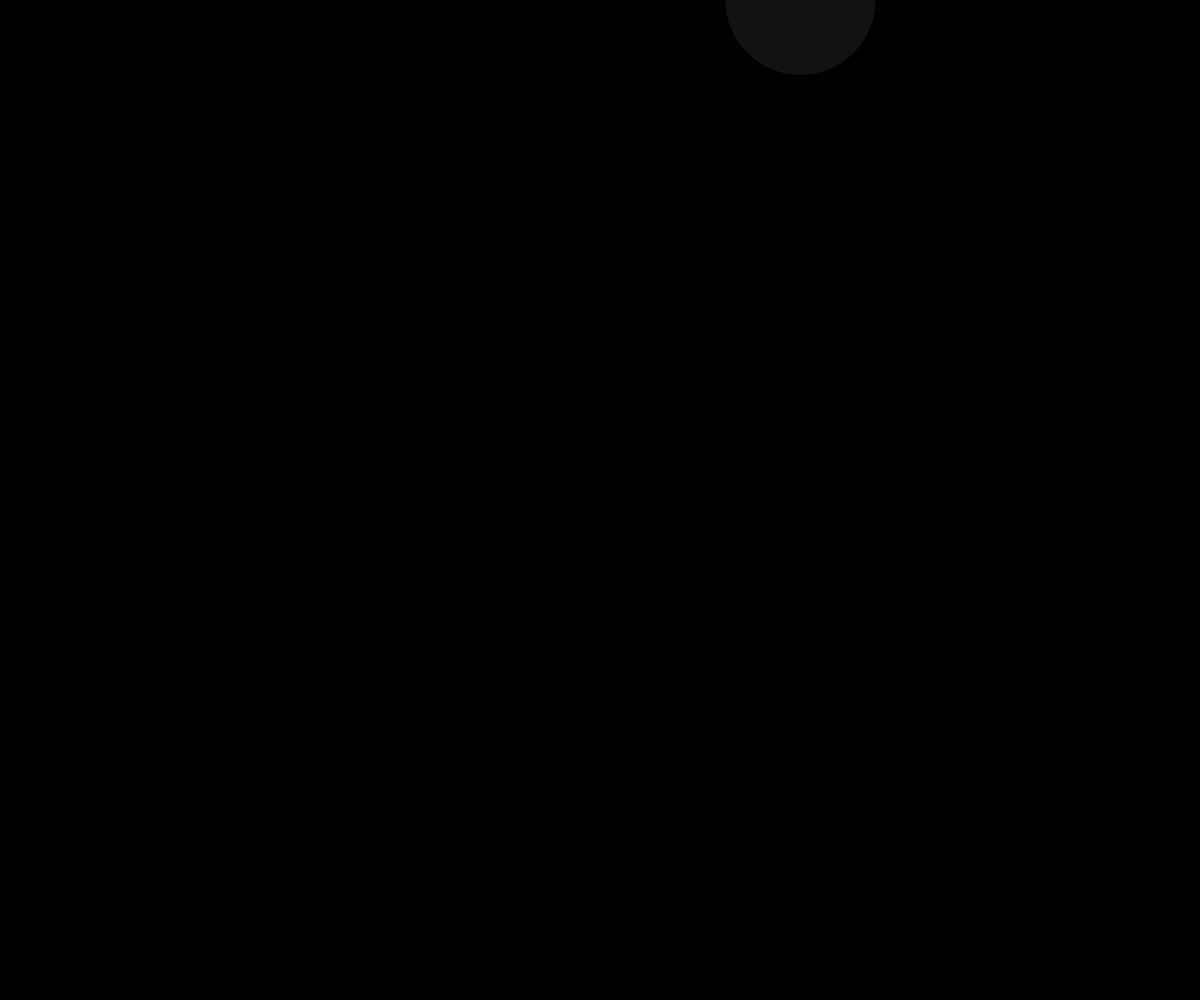
Frame 1 (no input)
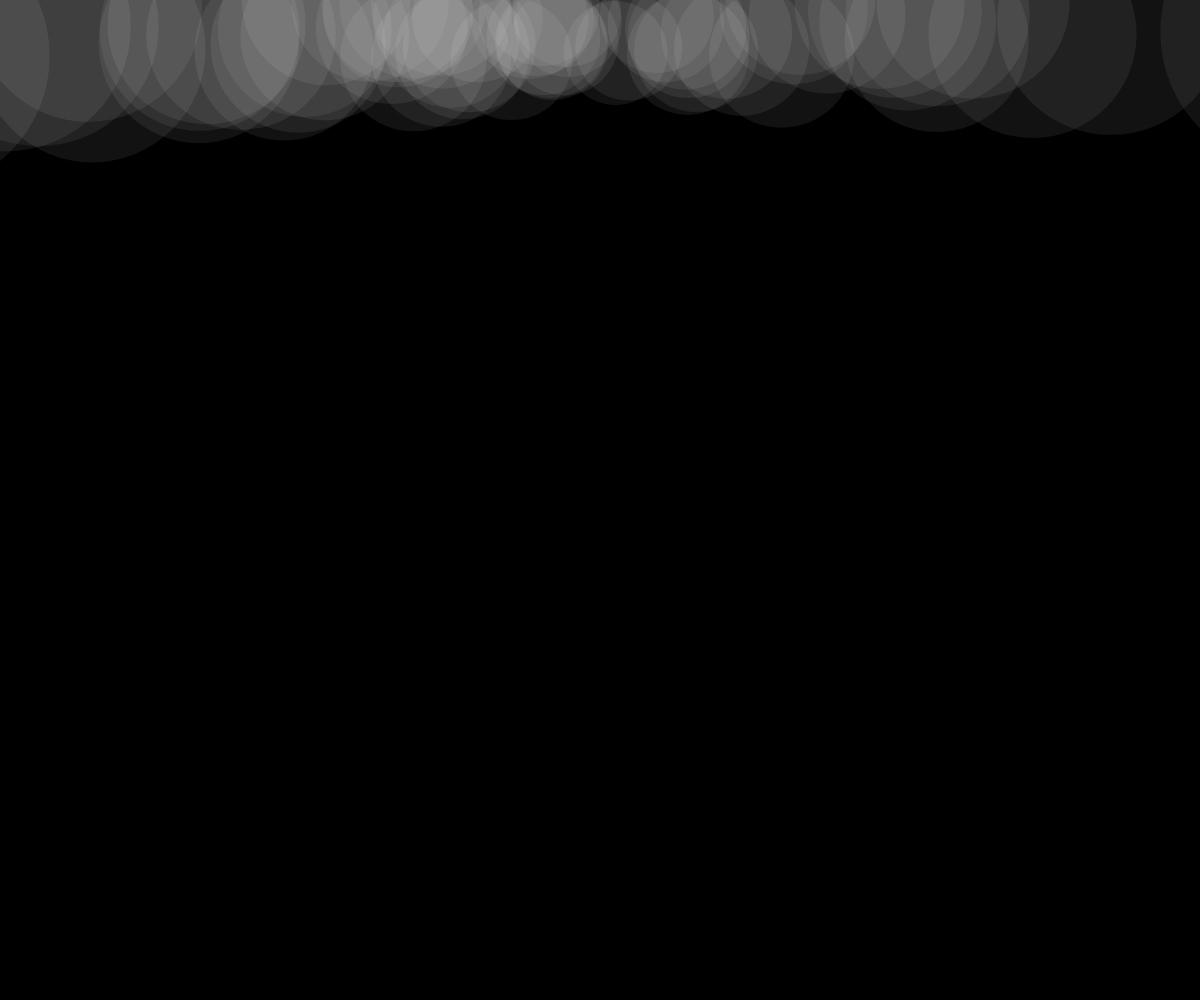
Frame 60 (no input)
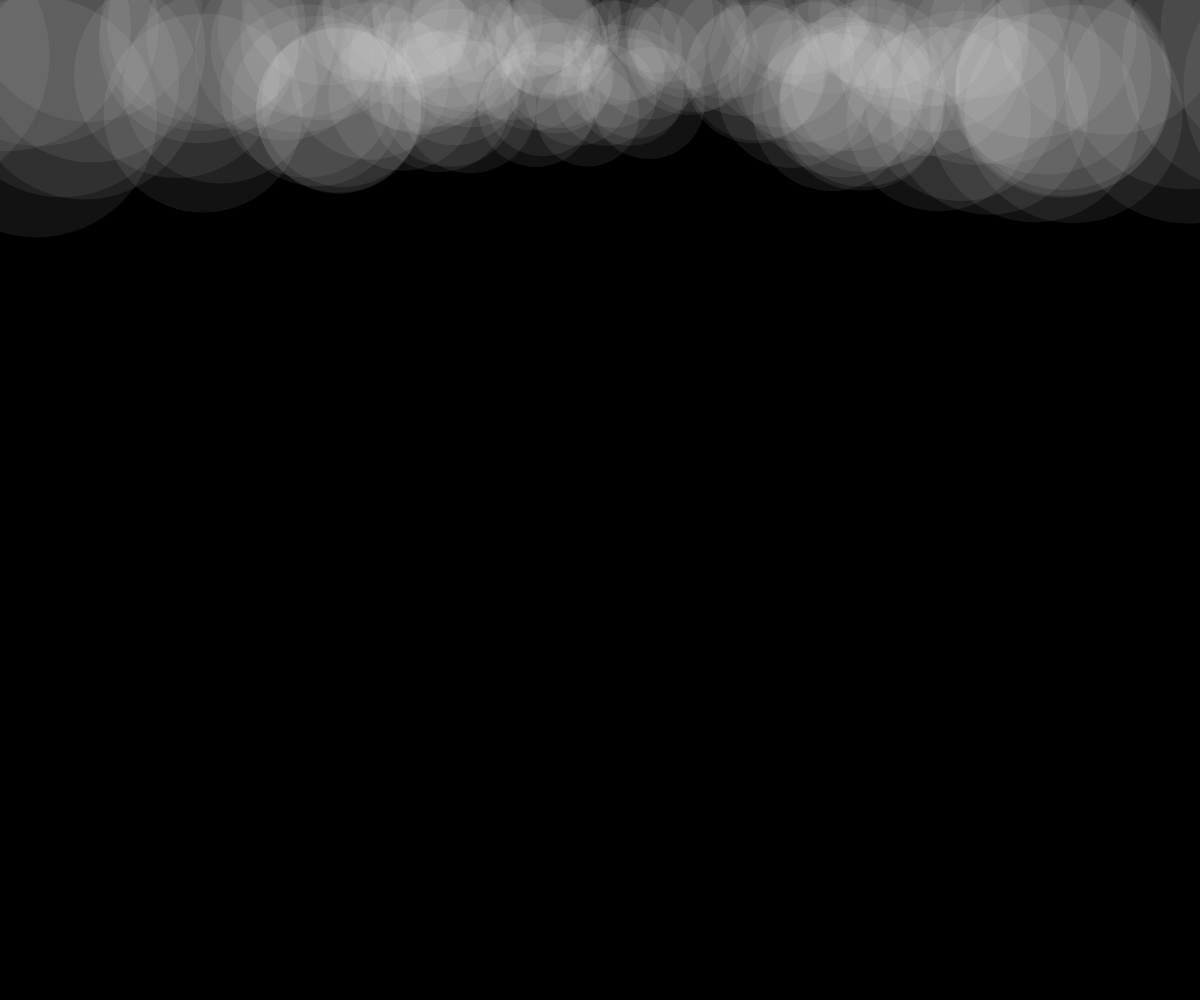
Frame 120 (the mouse pressed at the canvas centre since frame 60)

The p5.js sketch that drew these frames (run headless with seeded random() and noise() and a simulated clock; from frame 60 on, the mouse is pressed at the canvas centre):

// p5.js sketch
// ── sketch.js
var mean, sd;
var counter = 0;
var ytrans = 0;

function setup() {
  createCanvas(windowWidth, windowHeight);
  mean = windowWidth/2;
	sd = windowWidth/4;
    background(0);
}

function draw() {
  noStroke();
  fill(255,18);
  var x = randomGaussian(mean, sd);
  var size = abs(windowWidth/2 - x);
  size = map(size, 0, windowWidth/2, windowHeight/10, windowHeight/4);
  translate(0, ytrans);
  ellipse(x,0,size,size);
 
  
  counter++;
  
  if (counter % 15 == 0) {
    background(0,5);
  }
  
  ytrans++;
  if (ytrans > windowHeight) {
    ytrans = 0;
  }
  
}	
// ── smoky.js
var mean, sd;
var counter = 0;
var ytrans = 0;
var canvas;

function setup() {
  canvas = createCanvas(windowWidth, windowHeight);
  canvas.position(0,0);
  canvas.style('z-index','-1');
  mean = windowWidth/2;
	sd = windowWidth/4;
    background(0);
}

function draw() {
  noStroke();
  fill(255,18);
  var x = randomGaussian(mean, sd);
  var size = abs(windowWidth/2 - x);
  size = map(size, 0, windowWidth/2, windowHeight/10, windowHeight/4);
  translate(0, ytrans);
  ellipse(x,0,size,size);
 
  
  counter++;
  
  if (counter % 15 == 0) {
    background(0,5);
  }
  
  ytrans++;
  if (ytrans > windowHeight) {
    ytrans = 0;
  }
  
}	
// ── style.css
p {
	color: white;
	font-family: sans-serif;
	font-size:24px;	
}

canvas {
position:absolute;
top:0;
left:0;
width:100%;
height:100%;
z-index:-1;
}
